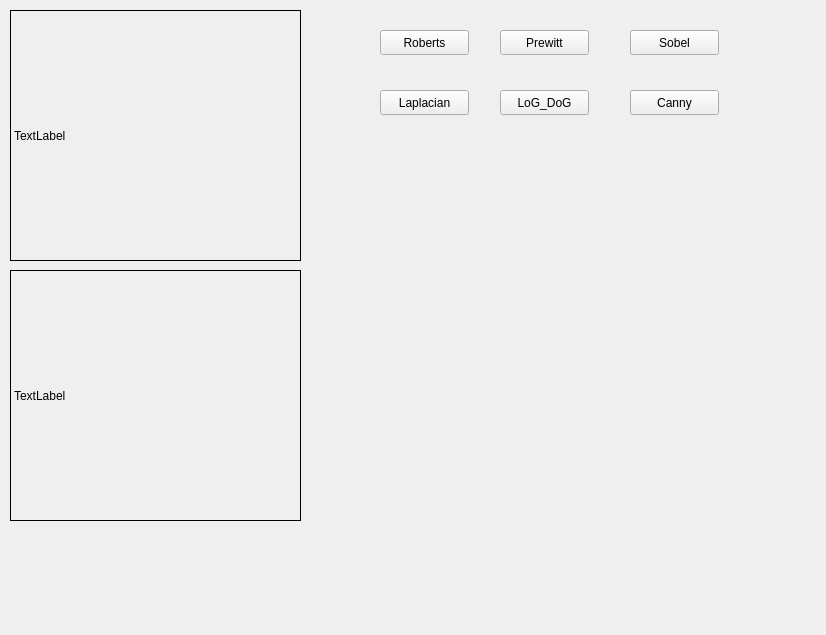
<?xml version="1.0" encoding="UTF-8"?>
<ui version="4.0">
 <class>Form</class>
 <widget class="QWidget" name="Form">
  <property name="geometry">
   <rect>
    <x>0</x>
    <y>0</y>
    <width>826</width>
    <height>635</height>
   </rect>
  </property>
  <property name="windowTitle">
   <string>Form</string>
  </property>
  <widget class="QLabel" name="originCam">
   <property name="geometry">
    <rect>
     <x>10</x>
     <y>10</y>
     <width>291</width>
     <height>251</height>
    </rect>
   </property>
   <property name="styleSheet">
    <string notr="true">border: 1px solid black</string>
   </property>
   <property name="text">
    <string>TextLabel</string>
   </property>
  </widget>
  <widget class="QLabel" name="edgeCam">
   <property name="geometry">
    <rect>
     <x>10</x>
     <y>270</y>
     <width>291</width>
     <height>251</height>
    </rect>
   </property>
   <property name="styleSheet">
    <string notr="true">border: 1px solid black</string>
   </property>
   <property name="text">
    <string>TextLabel</string>
   </property>
  </widget>
  <widget class="QPushButton" name="robertsBtn">
   <property name="geometry">
    <rect>
     <x>380</x>
     <y>30</y>
     <width>89</width>
     <height>25</height>
    </rect>
   </property>
   <property name="text">
    <string>Roberts</string>
   </property>
  </widget>
  <widget class="QPushButton" name="prewittBtn">
   <property name="geometry">
    <rect>
     <x>500</x>
     <y>30</y>
     <width>89</width>
     <height>25</height>
    </rect>
   </property>
   <property name="text">
    <string>Prewitt</string>
   </property>
  </widget>
  <widget class="QPushButton" name="sobelBtn">
   <property name="geometry">
    <rect>
     <x>630</x>
     <y>30</y>
     <width>89</width>
     <height>25</height>
    </rect>
   </property>
   <property name="text">
    <string>Sobel</string>
   </property>
  </widget>
  <widget class="QPushButton" name="LaplacianBtn">
   <property name="geometry">
    <rect>
     <x>380</x>
     <y>90</y>
     <width>89</width>
     <height>25</height>
    </rect>
   </property>
   <property name="text">
    <string>Laplacian</string>
   </property>
  </widget>
  <widget class="QPushButton" name="log_dogBtn">
   <property name="geometry">
    <rect>
     <x>500</x>
     <y>90</y>
     <width>89</width>
     <height>25</height>
    </rect>
   </property>
   <property name="text">
    <string>LoG_DoG</string>
   </property>
  </widget>
  <widget class="QPushButton" name="cannyBtn">
   <property name="geometry">
    <rect>
     <x>630</x>
     <y>90</y>
     <width>89</width>
     <height>25</height>
    </rect>
   </property>
   <property name="text">
    <string>Canny</string>
   </property>
  </widget>
 </widget>
 <resources/>
 <connections>
  <connection>
   <sender>sobelBtn</sender>
   <signal>clicked()</signal>
   <receiver>Form</receiver>
   <slot>sobelEdgeSlot()</slot>
   <hints>
    <hint type="sourcelabel">
     <x>686</x>
     <y>44</y>
    </hint>
    <hint type="destinationlabel">
     <x>729</x>
     <y>69</y>
    </hint>
   </hints>
  </connection>
  <connection>
   <sender>cannyBtn</sender>
   <signal>clicked()</signal>
   <receiver>Form</receiver>
   <slot>cannyEdgeSlot()</slot>
   <hints>
    <hint type="sourcelabel">
     <x>688</x>
     <y>107</y>
    </hint>
    <hint type="destinationlabel">
     <x>688</x>
     <y>170</y>
    </hint>
   </hints>
  </connection>
 </connections>
 <slots>
  <slot>sobelEdgeSlot()</slot>
  <slot>cannyEdgeSlot()</slot>
 </slots>
</ui>
